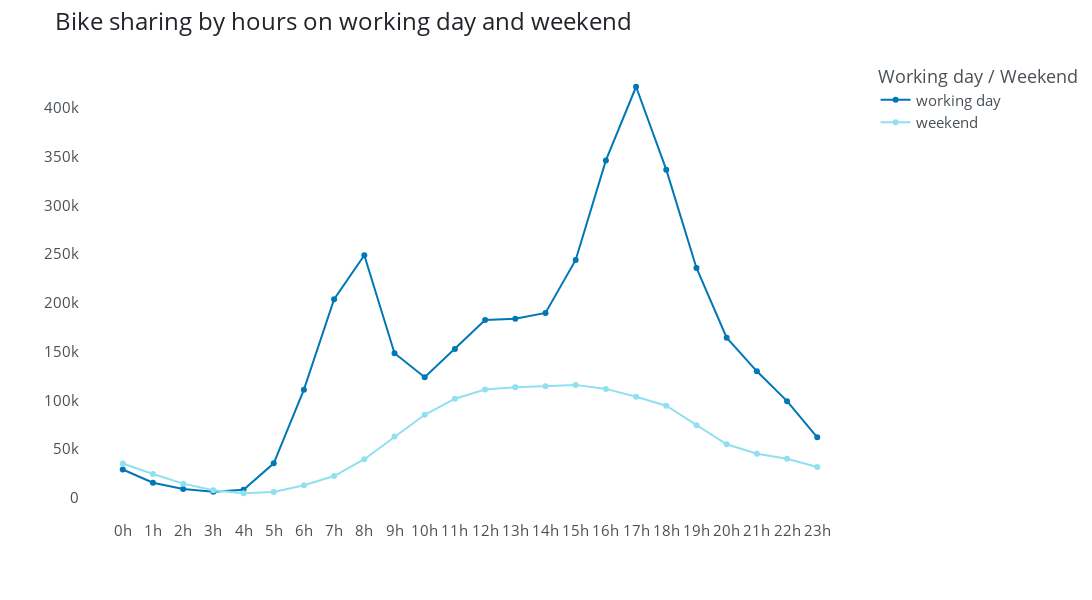

Here is the notebook cell this chart was saved with:
### Code cell
fig = px.line(workingday, x=workingday.index, y=workingday.columns, markers=True, color_discrete_sequence=[AZUL2, AZUL4], labels={'workingday': 'Working day / Weekend'})

fig.update_layout(width=1300, height=600, font_size=15, font_color=CINZA2, title_font_color=CINZA1, title_font_size=24, 
                  title_text='Bike sharing by hours on working day and weekend',
                  xaxis_title='', yaxis_title='', plot_bgcolor='white')

labels = ['0h', '1h', '2h', '3h', '4h', '5h', '6h', '7h', '8h', '9h', '10h', '11h', '12h', '13h', '14h', '15h', '16h', '17h', '18h', '19h', '20h', '21h', '22h', '23h']
fig.update_xaxes(ticktext=labels, tickvals=hours.index)

fig.update_traces(mode='markers+lines', hovertemplate = '<b>Hours:</b> %{x} <br> <b>Number of rides:</b> %{y}')

fig.show()

### Figure 1 — Plotly figure (JSON) as saved in the notebook; plotly's stock layout.template omitted (floating-point values rounded to 4 significant figures)
{"data": [{"hovertemplate": "<b>Hours:</b> %{x} <br> <b>Number of rides:</b> %{y}", "legendgroup": "working day", "line": {"color": "#0077b6", "dash": "solid"}, "marker": {"symbol": "circle"}, "mode": "markers+lines", "name": "working day", "orientation": "v", "showlegend": true, "type": "scatter", "x": [0, 1, 2, 3, 4, 5, 6, 7, 8, 9, 10, 11, 12, 13, 14, 15, 16, 17, 18, 19, 20, 21, 22, 23], "xaxis": "x", "y": [29029, 15427, 8916, 6231, 8188, 35395, 111000, 203747, 249001, 148382, 123799, 152759, 182391, 183876, 189711, 244122, 346351, 421932, 336803, 235893, 164391, 129831, 99187, 62012], "yaxis": "y"}, {"hovertemplate": "<b>Hours:</b> %{x} <br> <b>Number of rides:</b> %{y}", "legendgroup": "weekend", "line": {"color": "#90e0ef", "dash": "solid"}, "marker": {"symbol": "circle"}, "mode": "markers+lines", "name": "weekend", "orientation": "v", "showlegend": true, "type": "scatter", "x": [0, 1, 2, 3, 4, 5, 6, 7, 8, 9, 10, 11, 12, 13, 14, 15, 16, 17, 18, 19, 20, 21, 22, 23], "xaxis": "x", "y": [35183, 24421, 14502, 7685, 4641, 5921, 12861, 22331, 39566, 62802, 85205, 101703, 111169, 113376, 114445, 115891, 111763, 103676, 94505, 74565, 54956, 45125, 39966, 31582], "yaxis": "y"}], "layout": {"font": {"color": "#495057", "size": 15}, "height": 600, "legend": {"title": {"text": "Working day / Weekend"}, "tracegroupgap": 0}, "margin": {"t": 60}, "plot_bgcolor": "white", "title": {"font": {"color": "#212529", "size": 24}, "text": "Bike sharing by hours on working day and weekend"}, "width": 1300, "xaxis": {"anchor": "y", "domain": [0, 1], "ticktext": ["0h", "1h", "2h", "3h", "4h", "5h", "6h", "7h", "8h", "9h", "10h", "11h", "12h", "13h", "14h", "15h", "16h", "17h", "18h", "19h", "20h", "21h", "22h", "23h"], "tickvals": [0, 1, 2, 3, 4, 5, 6, 7, 8, 9, 10, 11, 12, 13, 14, 15, 16, 17, 18, 19, 20, 21, 22, 23], "title": {"text": ""}}, "yaxis": {"anchor": "x", "domain": [0, 1], "title": {"text": ""}}}}
